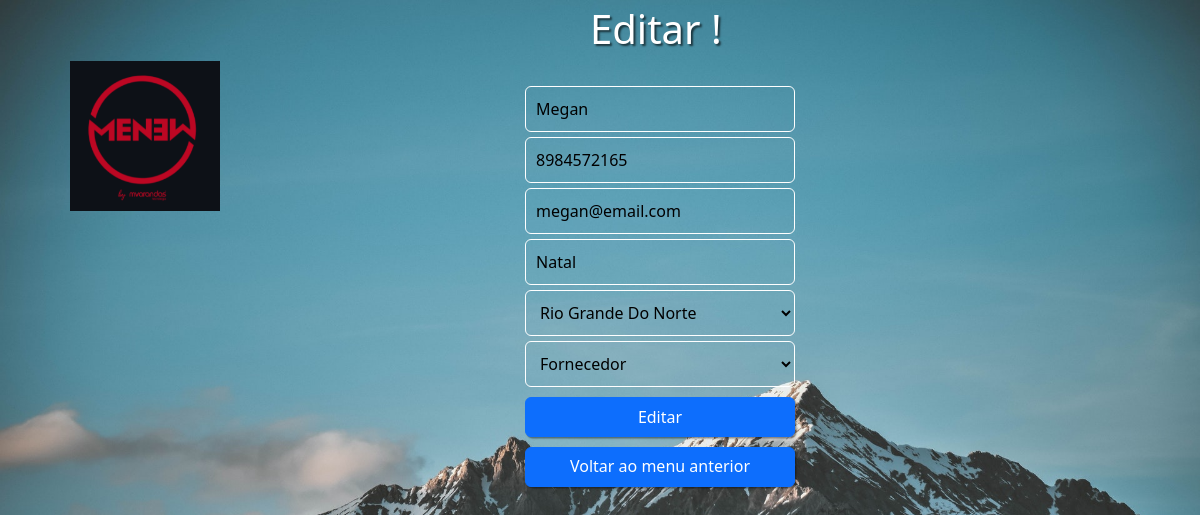
The page /editar.php?id=4 on the database its author committed.
### tables this page shows
CREATE TABLE `usuario` (
  `usuario_id` int(11) NOT NULL,
  `usuario` varchar(45) NOT NULL,
  `telefone` varchar(45) NOT NULL,
  `email` varchar(45) NOT NULL,
  `cidade` varchar(45) NOT NULL,
  `estado` varchar(45) NOT NULL,
  `categoria` varchar(45) NOT NULL
);

### editar.php (the view, shortened to what this page needs)
<?php
include_once("conexao.php");
$user_id = $_GET["id"];
$result = "SELECT * FROM usuario WHERE usuario_id = $user_id";
$resultado = mysqli_query($conexao, $result);
$row_usuario = mysqli_fetch_assoc($resultado);
?>
<!DOCTYPE html>
<html lang="pt-br">
<head>
    <link href="https://cdn.jsdelivr.net/npm/bootstrap@5.0.1/dist/css/bootstrap.min.css" rel="stylesheet"
>
    <link rel="stylesheet" href="edicao.css">
</head>
<body>
    <h1>Editar !</h1>
    <div id="main">
        <div><img src="images/Menew_logo.png" id="logo"></div>
    </div>
    <div id="form">
        <form action="edicao.php" method="POST">
            <input type="text" name="nome" id="nome" placeholder="Nome:" value="<?php echo $row_usuario["usuario"]?>" class="inp" maxlength="30">
            <input type="text" name="telefone" id="telefone" placeholder="Telefone:" value="<?php echo $row_usuario["telefone"]?>" class="inp" maxlength="12">
            <input type="text" name="email" id="email" placeholder="E-mail:" value="<?php echo $row_usuario["email"]?>" class="inp" maxlength="30">
            <input type="text" name="cidade" id="cidade" placeholder="Cidade:" value="<?php echo $row_usuario["cidade"]?>" class="inp" maxlength="30">
            <select class="inp" name="estado">
                <option><?php echo $row_usuario["estado"]?></option>
            </select>
            <select class="inp" name="categoria">
                <option><?php echo $row_usuario["categoria"]?></option>
            </select>
            <input type="submit" class="btn btn-primary" id="btn" value="Editar">
            <br>
            <a href="listar.php" class="btn btn-primary" id="btn">Voltar ao menu anterior</a>
        </form>
    </div>
</body>
</html>

### edicao.css (style rules this page uses)
body { background-image: url(images/background_image.jpg); background-repeat: no-repeat; background-position: center center; background-attachment: fixed; background-size: cover; color: white; }
h1 { color: white; margin-left: 590px; margin-top: 5px; text-shadow: 2px 2px 2px rgba(0, 0, 0, 0.616); }
#main { margin-left: 70px; position: absolute; }
#logo { width: 150px; height: 150px; }
#btn { margin-right: 10px; margin-top: 10px; height: 40px; width: 270px; box-shadow: 1.5px 1.5px 1.5px rgba(0, 0, 0, 0.411); border-radius: 6px; }
#form { position: relative; margin-left: 525px; padding-top: 20px; }
.inp { width: 270px; display: block; padding: 10px; border-style: solid; margin-top: 5px; border-width: 1px; background-color: rgba(255, 255, 255, 0); border-color: #ffffff; border-radius: 6px; }
select option { background: rgba(0, 0, 0, 0.3); color: #fff; }

### rows shown on the page
usuario: nome "Megan", telefone "8984572165", email "megan@email.com", cidade "Natal", estado "Rio Grande Do Norte", categoria "Fornecedor"
